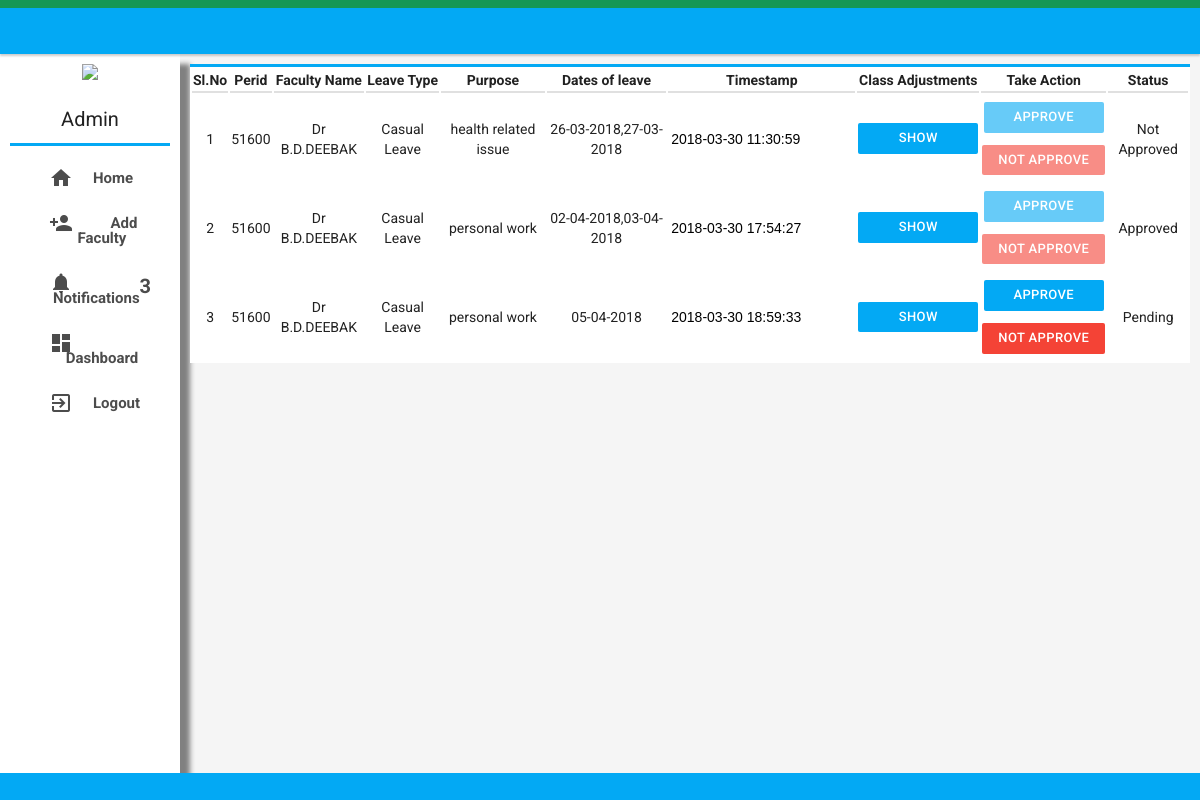
The app's page /show_all_list.php with its own data.
### tables this page shows
CREATE TABLE `leave_apply` (
  `slno` varchar(10) NOT NULL,
  `perid` varchar(10) NOT NULL,
  `name` text NOT NULL,
  `leavetype` text NOT NULL,
  `purpose` text NOT NULL,
  `dates` text NOT NULL,
  `timestamp` text NOT NULL,
  `status` text NOT NULL,
  `adj` text NOT NULL,
  `cnt` text NOT NULL,
  `lcnt` text NOT NULL
);

### src/show_all_list.php (the view, shortened to what this page needs)
<!DOCTYPE html>
<html>
<head>
    <link rel="stylesheet" href="https://cdnjs.cloudflare.com/ajax/libs/font-awesome/4.7.0/css/font-awesome.min.css">
    <link rel="stylesheet" href="styles1.css">
    <link rel="stylesheet" href="mui.min.css">
</head>
<body>
    <header>
  <div aria-busy="true" aria-label="Loading, please wait." role="progressbar"></div>
</header>
<main role="main">
    <?php
    include 'conn.php';
    $sql="SELECT * FROM leave_apply";
    $run=mysqli_query($conn,$sql);
    $count=mysqli_num_rows($run);
?>
    <div class="row1">
  <div class="column left" style="background-color:#ffffff;">
      <div class="mui-container">
      <img src="https://www.knowmuhammad.org/img/noavatarn.png" style="text-align:center;width:100px;">
      <h3>Admin</h3>
      </div>
      <div class="mui-divider"></div>
        <div class="mui-container">
            <div>
          <ul>
              <li class="item"><a class="wave-effect" href="admin_dashboard.php"><i class="material-icons">home</i>Home</a></li>
              <li class="item"><a class="wave-yeffect" href="add_faculty.php"><i class="material-icons">person_add</i>Add Faculty</a></li>
              <li class="item"><a class="wave-effect" href="admin_notify.php"><i class="material-icons">notifications</i>Notifications<sup style="font-size:20px;"><?echo"$count";?></sup></a></li>
              <li class="item"><a class="wave-effect" href="show_all_list.php"><i class="material-icons">dashboard</i>Dashboard</a></li>
              <li class="item"><a class="wave-effect" href="admin_logout.php"><i class="material-icons">exit_to_app</i>Logout</a></li>
          </ul>
      </div>
      </div>
  </div>
  <div class="column right" style="overflow-y: scroll;">
<div class="mui-divider"></div>
<table class="mui-table">
  <thead>
    <tr>
      <th>Sl.No</th>
      <th>Perid</th>
      <th>Faculty Name</th>
      <th>Leave Type</th>
      <th>Purpose</th>
      <th>Dates of leave</th>
      <th>Timestamp</th>
      <th>Class Adjustments</th>
      <th>Take Action</th>
      <th>Status</th>
    </tr>
  </thead>
  <tbody>
     <?php
    include 'conn.php';
    $sql="SELECT * FROM leave_apply";
    $run=mysqli_query($conn,$sql);
    $count=1;
    while($row=mysqli_fetch_array($run))
    {
        echo"<form method='post'>";
        $perid=$row[1];
        $name=$row[2];
        $leavetype=$row[3];
        $purpose=$row[4];
        $dates=$row[5];
        $timestamp=$row[6];
        $status=$row[7];
        $slno=$count++;
      echo"<tr>";
      echo"<td>$slno</td>";
      echo"<td>$perid</td>";
      echo"<td>$name</td>";
      echo"<td>$leavetype</td>";
      echo"<td>$purpose</td>";
      echo"<td>$dates</td>";
      echo"<td><input type='text' name='stamp' value='$timestamp' style='border:none;'></td>";
      echo"<td><button type='submit' name='see' class='mui-btn mui-btn--small mui-btn--primary' style='width:120px' formaction='listof_adj.php'>show</button></td>";
      if($status=='Approved' ||$status=='Not Approved')
      {
      echo"<td><button id='btn1' type='submit' name='approve' class='mui-btn mui-btn--small mui-btn--primary' style='width:120px' onclick='getstat()'  disabled>Approve</button><br><button type='submit' name='not_approve' class='mui-btn mui-btn--small mui-btn--danger' onclick='getstat1()' disabled >Not Approve</button></td>";
      }
      else
      {
      echo"<td><button id='btn1' type='submit' name='approve' class='mui-btn mui-btn--small mui-btn--primary' style='width:120px' onclick='getstat()'>Approve</button><br><button type='submit' name='not_approve' class='mui-btn mui-btn--small mui-btn--danger' onclick='getstat1()' >Not Approve</button></td>";
      }
      echo"<td id='stat'>$status</td>";
     echo"</tr>";
     echo"</form>";
    }
    ?>
  </tbody>
</table>
        </div>
</div>
</main>
<footer></footer>
</body>
</html>

### src/styles1.css (style rules this page uses)
html { background-color: #f1f1f1; font-family: "Roboto"; }
body { background: #eceff1; }
a:link, a:visited { text-decoration: none; }

### src/show_all_list.php (style rules this page uses)
header { background-color:#03a9f4 !important; //background-color:#4db6ac !important; // background-color:#00BCD4 !important; }
header [role="progressbar"][aria-busy="true"] { position: absolute; top: 0; left: 0; padding-top: 8px; width: 100%; background-color: #159756; -webkit-animation: preloader-background linear 3.5s infinite; animation: preloader-background linear 3.5s infinite; }
header [role="progressbar"][aria-busy="true"]::before, header [role="progressbar"][aria-busy="true"]::after { display: block; position: absolute; top: 0; z-index: 2; width: 0; height: 8px; background: #afa; -webkit-animation: preloader-front linear 3.5s infinite; animation: preloader-front linear 3.5s infinite; content: ''; }
header [role="progressbar"][aria-busy="true"]::before { right: 50%; }
header [role="progressbar"][aria-busy="true"]::after { left: 50%; }
* { -webkit-box-sizing: border-box; box-sizing: border-box; }
html, body { margin: 0; padding: 0; height: 100%; font-family: "Roboto"; }
body { display: -webkit-box; display: -ms-flexbox; display: flex; -webkit-box-orient: vertical; -webkit-box-direction: normal; -ms-flex-direction: column; flex-direction: column; -webkit-box-align: center; -ms-flex-align: center; align-items: center; background-color: #f5f5f5; background-repeat: no-repeat; background-size: cover; }
header { position: relative; width: 100%; height: 60px; -webkit-box-shadow: 0 2px 2px rgba(0, 0, 0, 0.2); box-shadow: 0 2px 2px rgba(0, 0, 0, 0.2); background-color: #fff; }
main { width:100%; height:100%; display: -webkit-box; display: -ms-flexbox; display: flex; -webkit-box-orient: vertical; -webkit-box-direction: normal; -ms-flex-direction: column; flex-direction: column; -webkit-box-align: center; -ms-flex-align: center; align-items: center; -webkit-box-pack: center; -ms-flex-pack: center; justify-content: center; //padding: 20px; -webkit-box-flex: 1; -ms-flex-positive: 1; flex-grow: 1; text-align: center; }
footer { height: 30px; width: 100%; background: #03A9F4; }
table { background-color:#ffffff; }
a .material-icons { line-height: inherit; margin: 0 10px 0 0; width: auto; //font-size:36px; }
a i { vertical-align:middle; float:left; }
a { //font-size:20px; font-weight:bold; color: rgba(0,0,0,.7); }
.column { float: left; //box-shadow: 10px 10px 5px grey; padding: 10px; height:100%; // height: 300px; }
.left { width:15%; box-shadow: 10px 10px 5px grey; }
.right { width: 85%; }
.row1 { width:100%; height:100%; }
.row1:after { content: ""; display: table; clear: both; }
.item { list-style:none; float:left; }
ul li a { font-size: 15px; height: auto!important; color: rgba(0,0,0,.7); padding: 15px 0 15px 24px!important; line-height: 1em!important; text-decoration:none; display: block; font-weight:bold; }
ul { padding:0px; }
ul li a i { vertical-align: middle; //margin-right:20px; }
ul li a .material-icons { line-height: inherit; margin: 0 20px 0 0; width: auto; }
.wave-effect { position: relative; cursor: pointer; //display: inline-block; overflow: hidden; -webkit-user-select: none; -moz-user-select: none; -ms-user-select: none; user-select: none; -webkit-tap-highlight-color: transparent; vertical-align: middle; z-index: 1; will-change: opacity, transform; transition: all .3s ease-out; }

### records on screen
leave_apply: slno "1", perid "51600", name "Dr B.D.DEEBAK", leavetype "Casual Leave", purpose "health related issue", dates "26-03-2018,27-03-2018", stamp "2018-03-30 11:30:59", shows "APPROVE", status "Not Approved"
leave_apply: slno "2", perid "51600", name "Dr B.D.DEEBAK", leavetype "Casual Leave", purpose "personal work", dates "02-04-2018,03-04-2018", stamp "2018-03-30 17:54:27", shows "APPROVE", status "Approved"
leave_apply: slno "3", perid "51600", name "Dr B.D.DEEBAK", leavetype "Casual Leave", purpose "personal work", dates "05-04-2018", stamp "2018-03-30 18:59:33", shows "APPROVE", status "Pending"

### other values on screen
$count "3"
